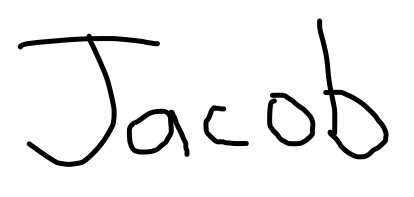
#> input picture data/Jacob.png, 414 x 197 px
$ python contours.py
#> lines starting #> are read from the running program, lines starting #| are printed output that depends on the picture; after the words box and inside, x2 and y2 are one past the last pixel; in counts of white or black regions, pixels touching at a corner belong together
import cv2

print('enter filename: ', end='')
name = input()
#> the answer given: Jacob.png
#print('enter contour to display: ', end='')
#c = int(input())
# -1 passed into drawContours() will draw all contours on the image
c = -1

# these colors are used for when OpenCV displays contours and the rectangle around the word
contour_color_rgb = (0,255,75)
rectangle_color_rgb = (255, 0, 0)
thickness = 2

# change this to change how much whitespace we have around our word
padding_px = 25

img = cv2.imread('./' + name)
#> img is the input picture: shape (197, 414, 3); min 0, max 255, mean 239
img_gray = cv2.cvtColor(img, cv2.COLOR_BGR2GRAY)
ret, im = cv2.threshold(img_gray, 100, 255, cv2.THRESH_BINARY_INV)
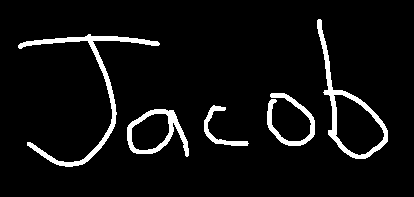
#> im: shape (197, 414); 6% white; 5 white regions
contours, hierarchy = cv2.findContours(im, cv2.RETR_EXTERNAL, cv2.CHAIN_APPROX_SIMPLE)
#> contours = 5 contours; box (x1, y1, x2, y2) and area: (317, 19, 388, 159) 3050, (127, 109, 189, 157) 1782, (18, 34, 160, 167) 1322, (267, 93, 315, 146) 583, (204, 105, 249, 146) 309
img = cv2.drawContours(img, contours, c, contour_color_rgb, thickness)

max_x = contours[0][0][0][0]
#> max_x = 154
min_x = contours[0][0][0][0]
#> min_x = 154
max_y = contours[0][0][0][1]
#> max_y = 109
min_y = contours[0][0][0][1]
#> min_y = 109

for contour in contours:
    for row in contour:
        for point in row:
            x, y = point
            if x < min_x:
                min_x = x
            elif x > max_x:
                max_x = x
            if y < min_y:
                min_y = y
            elif y > max_y:
                max_y = y
#> this loop made 5 passes
#> after the loop, max_x = 387; max_y = 166; min_x = 18; min_y = 19

max_x += padding_px
#> max_x = 412
min_x -= padding_px
#> min_x = -7
max_y += padding_px
#> max_y = 191
min_y -= padding_px
#> min_y = -6

height, width = img.shape[0], img.shape[1]
#> height = 197; width = 414
print(str(width) + ' x ' + str(height))
#| 414 x 197

min_y = max(0, min_y)
#> min_y = 0
min_x = max(0, min_x)
#> min_x = 0
max_y = min(height, max_y)
max_x = min(width, max_x)

print(max_x, max_y, min_x, min_y)
#| 412 191 0 0

cv2.rectangle(img, (max_x, max_y), (min_x, min_y), rectangle_color_rgb, thickness)
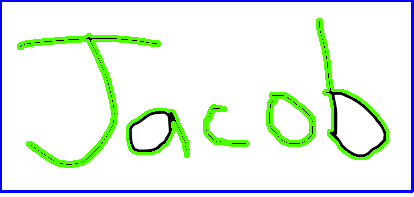
#> img: shape (197, 414, 3); mean B, G, R 232.8, 241.7, 228.8
cropped_img = img[min_y:max_y, min_x:max_x]
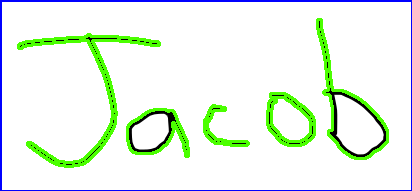
#> cropped_img: shape (191, 412, 3); mean B, G, R 232, 245.1, 231.8
cv2.imshow('image', cropped_img)
cv2.waitKey(0)

$ run again, on data/and.png
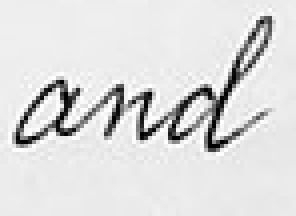
#> input picture data/and.png, 74 x 54 px (shown 4 times larger)
#> img is the input picture: shape (54, 74, 3); min 0, max 255, mean 220.3
#> `ret, im = cv2.threshold(img_gray, 100, 255, cv2.THRESH_BINARY_INV)`:
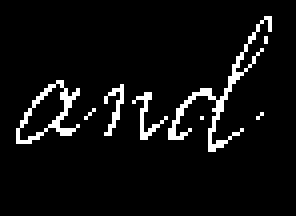
#> im: shape (54, 74) (shown 4 times larger); 5.8% white in thin lines or dots, all inside (x1, y1, x2, y2) = (4, 4, 68, 38)
#> contours = 8 contours, 6 with area under 20; largest, box (x1, y1, x2, y2) and area: (4, 20, 20, 36) 110, (42, 4, 68, 38) 34
#> `max_x = contours[0][0][0][0]`: max_x = 50
#> `max_y = contours[0][0][0][1]`: max_y = 29
#> the loop `for contour in contours:` made 8 passes
#> contour on passes 1, 2, 3, 7: [[50, 29]], [[65, 28], [64, 29]], [[23, 27], [21, 29]], [[66, 9], [66, 10]]
#> after the loop `for contour in contours:`: max_x = 67; max_y = 37; min_x = 4
#> `max_x += padding_px`: max_x = 92
#> `min_x -= padding_px`: min_x = -21
#> `max_y += padding_px`: max_y = 62
#> `min_y -= padding_px`: min_y = -21
#| 74 x 54
#> `min_y = max(0, min_y)`: min_y = 0
#> `max_y = min(height, max_y)`: max_y = 54
#> `max_x = min(width, max_x)`: max_x = 74
#| 74 54 0 0
#> `cv2.rectangle(img, (max_x, max_y), (min_x, min_y), rectangle_color_rgb..`:
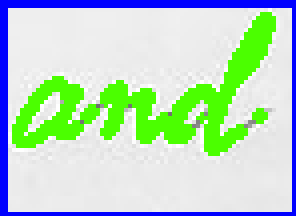
#> img: shape (54, 74, 3) (shown 4 times larger); mean B, G, R 196.8, 216.8, 185.8

$ run again, on data/hello.png
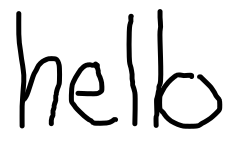
#> input picture data/hello.png, 251 x 149 px
#> img is the input picture: shape (149, 251, 3); min 0, max 255, mean 228.1
#> `ret, im = cv2.threshold(img_gray, 100, 255, cv2.THRESH_BINARY_INV)`:
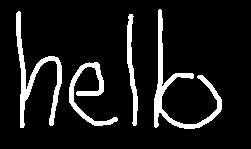
#> im: shape (149, 251); 10.2% white; 4 white regions
#> contours = 4 contours; box (x1, y1, x2, y2) and area: (154, 9, 222, 129) 1102, (16, 11, 62, 128) 922, (69, 62, 118, 126) 631, (127, 14, 138, 126) 412
#> `max_x = contours[0][0][0][0]`: max_x = 89
#> `max_y = contours[0][0][0][1]`: max_y = 62
#> the loop `for contour in contours:` made 4 passes
#> after the loop `for contour in contours:`: max_x = 221; max_y = 128; min_x = 16; min_y = 9
#> `max_x += padding_px`: max_x = 246
#> `min_x -= padding_px`: min_x = -9
#> `max_y += padding_px`: max_y = 153
#> `min_y -= padding_px`: min_y = -16
#| 251 x 149
#> `min_y = max(0, min_y)`: min_y = 0
#> `max_y = min(height, max_y)`: max_y = 149
#| 246 149 0 0
#> `cropped_img = img[min_y:max_y, min_x:max_x]`:
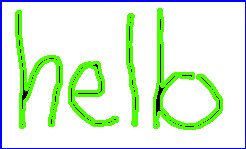
#> cropped_img: shape (149, 246, 3); mean B, G, R 215.7, 243, 218

$ run again, on data/hello_wide.png
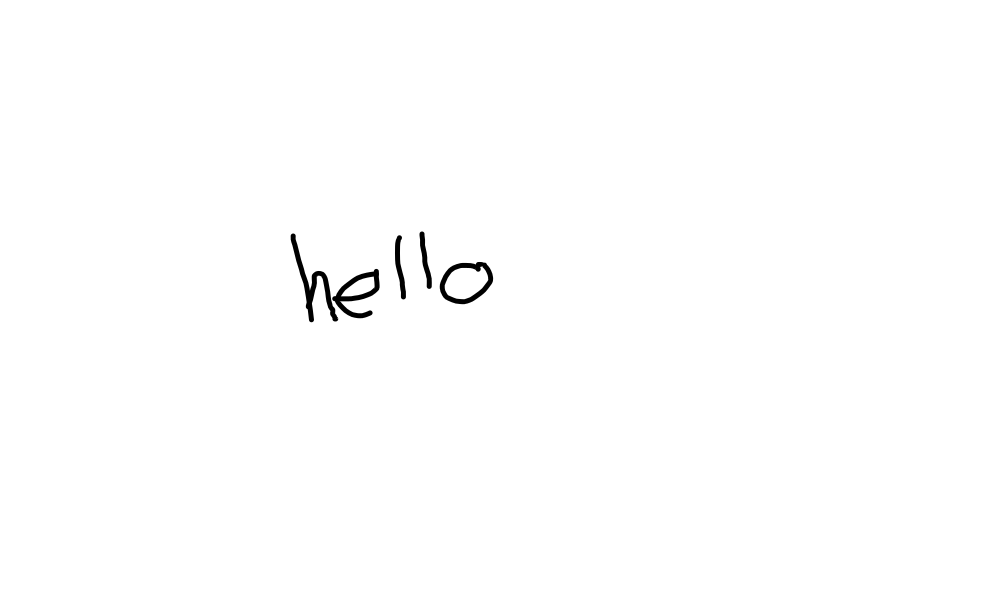
#> input picture data/hello_wide.png, 1000 x 600 px
#> img is the input picture: shape (600, 1000, 3); min 0, max 255, mean 253.8
#> `ret, im = cv2.threshold(img_gray, 100, 255, cv2.THRESH_BINARY_INV)`:
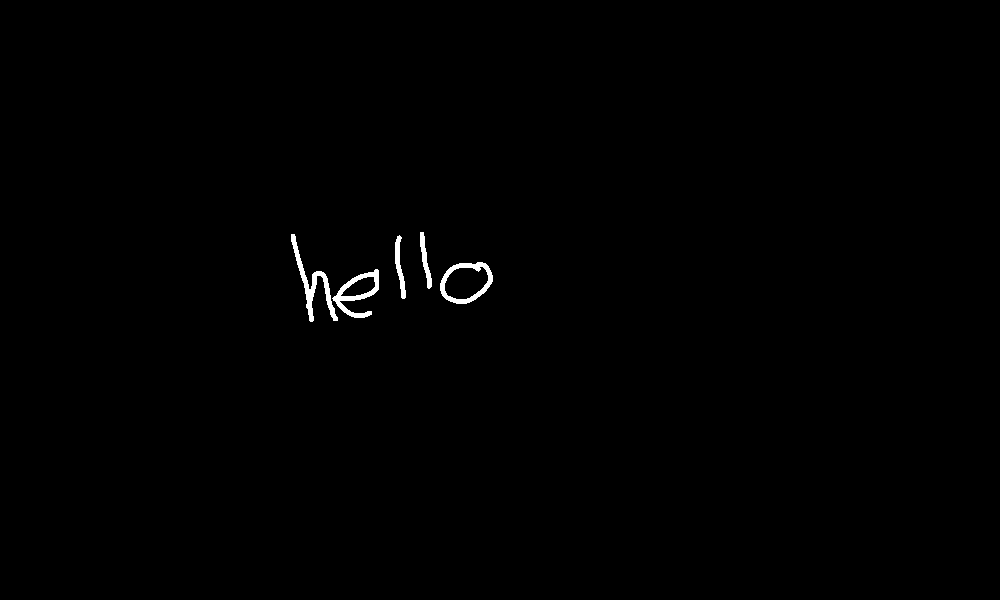
#> im: shape (600, 1000); 0.47% white; 5 white regions
#> contours = 5 contours; box (x1, y1, x2, y2) and area: (440, 262, 493, 304) 1636, (332, 269, 379, 318) 1012, (291, 234, 338, 322) 666, (395, 235, 406, 299) 244, (420, 232, 432, 289) 216
#> `max_x = contours[0][0][0][0]`: max_x = 375
#> `max_y = contours[0][0][0][1]`: max_y = 269
#> the loop `for contour in contours:` made 5 passes
#> after the loop `for contour in contours:`: max_x = 492; max_y = 321; min_x = 291; min_y = 232
#> `max_x += padding_px`: max_x = 517
#> `min_x -= padding_px`: min_x = 266
#> `max_y += padding_px`: max_y = 346
#> `min_y -= padding_px`: min_y = 207
#| 1000 x 600
#| 517 346 266 207
#> `cropped_img = img[min_y:max_y, min_x:max_x]`:
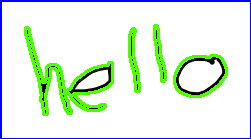
#> cropped_img: shape (139, 251, 3); mean B, G, R 226, 240.3, 224.2
